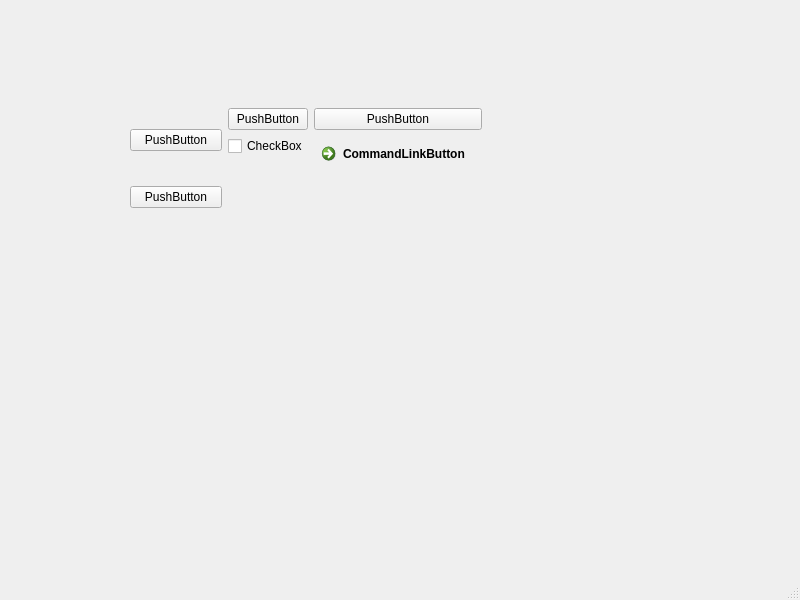
<?xml version="1.0" encoding="UTF-8"?>
<ui version="4.0">
 <class>MainWindow</class>
 <widget class="QMainWindow" name="MainWindow">
  <property name="geometry">
   <rect>
    <x>0</x>
    <y>0</y>
    <width>800</width>
    <height>600</height>
   </rect>
  </property>
  <property name="windowTitle">
   <string>MainWindow</string>
  </property>
  <widget class="QWidget" name="centralwidget">
   <widget class="QWidget" name="gridLayoutWidget">
    <property name="geometry">
     <rect>
      <x>130</x>
      <y>100</y>
      <width>352</width>
      <height>117</height>
     </rect>
    </property>
    <layout class="QGridLayout" name="gridLayout">
     <item row="0" column="1">
      <layout class="QFormLayout" name="formLayout">
       <item row="1" column="0">
        <widget class="QPushButton" name="pushButton_2">
         <property name="text">
          <string>PushButton</string>
         </property>
        </widget>
       </item>
       <item row="1" column="1">
        <widget class="QPushButton" name="pushButton_3">
         <property name="text">
          <string>PushButton</string>
         </property>
        </widget>
       </item>
       <item row="3" column="1">
        <widget class="QCommandLinkButton" name="commandLinkButton">
         <property name="text">
          <string>CommandLinkButton</string>
         </property>
        </widget>
       </item>
       <item row="3" column="0">
        <widget class="QCheckBox" name="checkBox">
         <property name="text">
          <string>CheckBox</string>
         </property>
        </widget>
       </item>
      </layout>
     </item>
     <item row="0" column="0">
      <widget class="QPushButton" name="pushButton">
       <property name="text">
        <string>PushButton</string>
       </property>
      </widget>
     </item>
     <item row="1" column="0">
      <widget class="QPushButton" name="pushButton_4">
       <property name="text">
        <string>PushButton</string>
       </property>
      </widget>
     </item>
    </layout>
   </widget>
  </widget>
  <widget class="QMenuBar" name="menubar">
   <property name="geometry">
    <rect>
     <x>0</x>
     <y>0</y>
     <width>800</width>
     <height>22</height>
    </rect>
   </property>
  </widget>
  <widget class="QStatusBar" name="statusbar"/>
 </widget>
 <resources/>
 <connections/>
</ui>
